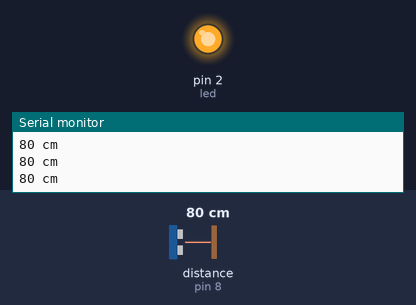
The sketch below on a simulated Arduino Uno, built with avr-gcc and run on an emulated ATmega328P. On the bench: output pins drawn as LEDs (lit = HIGH), the last lines printed to the serial monitor. The inputs (shaded band) are chosen by the test bench; at power-on: distance to the obstacle (sensor on pin 8) 80 cm. The echo pulse lasts 58.3 µs per cm.

Above: at 1.2 s.
1.3 s: distance to the obstacle (sensor on pin 8) set to 17 cm
2.8 s: distance to the obstacle (sensor on pin 8) set to 13 cm
At 3.4 s:
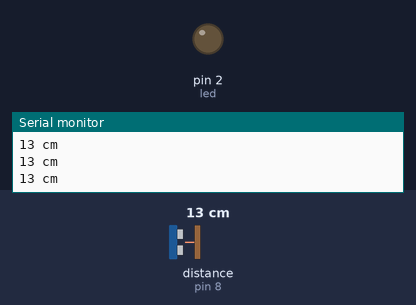
4.3 s: distance to the obstacle (sensor on pin 8) set to 18 cm
At 4.8 s:
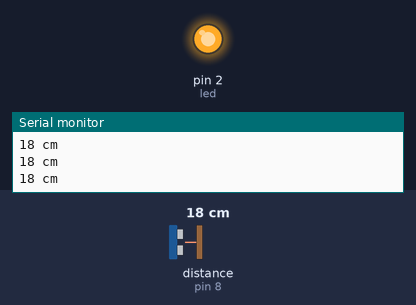
5.8 s: distance to the obstacle (sensor on pin 8) set to 2 cm
At 6.7 s:
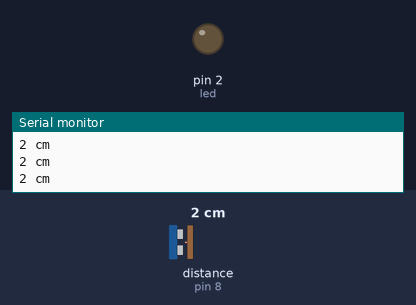
Timing chart, 0 to 8.3 s (numbered marks = the images above; inputs shaded):
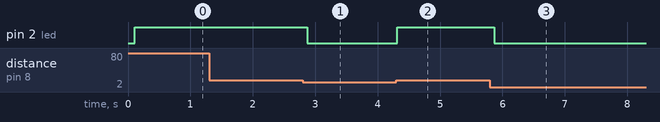

Measured:
- the behaviour switches between 16 and 15 cm on distance to the obstacle (sensor on pin 8) (found by bisection; images 0 and 1)
- after the input at 2.8 s, pin 2 (led): HIGH → LOW after 0.08 s
- after the input at 4.3 s, pin 2 (led): LOW → HIGH at once
- after the input at 5.8 s, pin 2 (led): HIGH → LOW after 0.07 s

The sketch:

Encender_Led_Ultrasonico.ino
```cpp
// Ultrasonic - Library for HR-SC04 Ultrasonic Ranging Module.
// Rev.4 (06/2012)
// J.Rodrigo ( www.jrodrigo.net )
// more info at www.ardublog.com

#include <Ultrasonic.h>
int led=2;
int cte=15;
Ultrasonic ultrasonic(9,8); // (Trig PIN,Echo PIN)

void setup() {
  Serial.begin(9600);
  pinMode(led,OUTPUT);
}

void loop()
{
  Serial.print(ultrasonic.Ranging(CM)); // CM or INC
  Serial.println(" cm" );
  delay(100);
  if(ultrasonic.Ranging(CM) > cte){
    digitalWrite(led,HIGH);}
    else{
      digitalWrite(led,LOW);
    }
}
```
